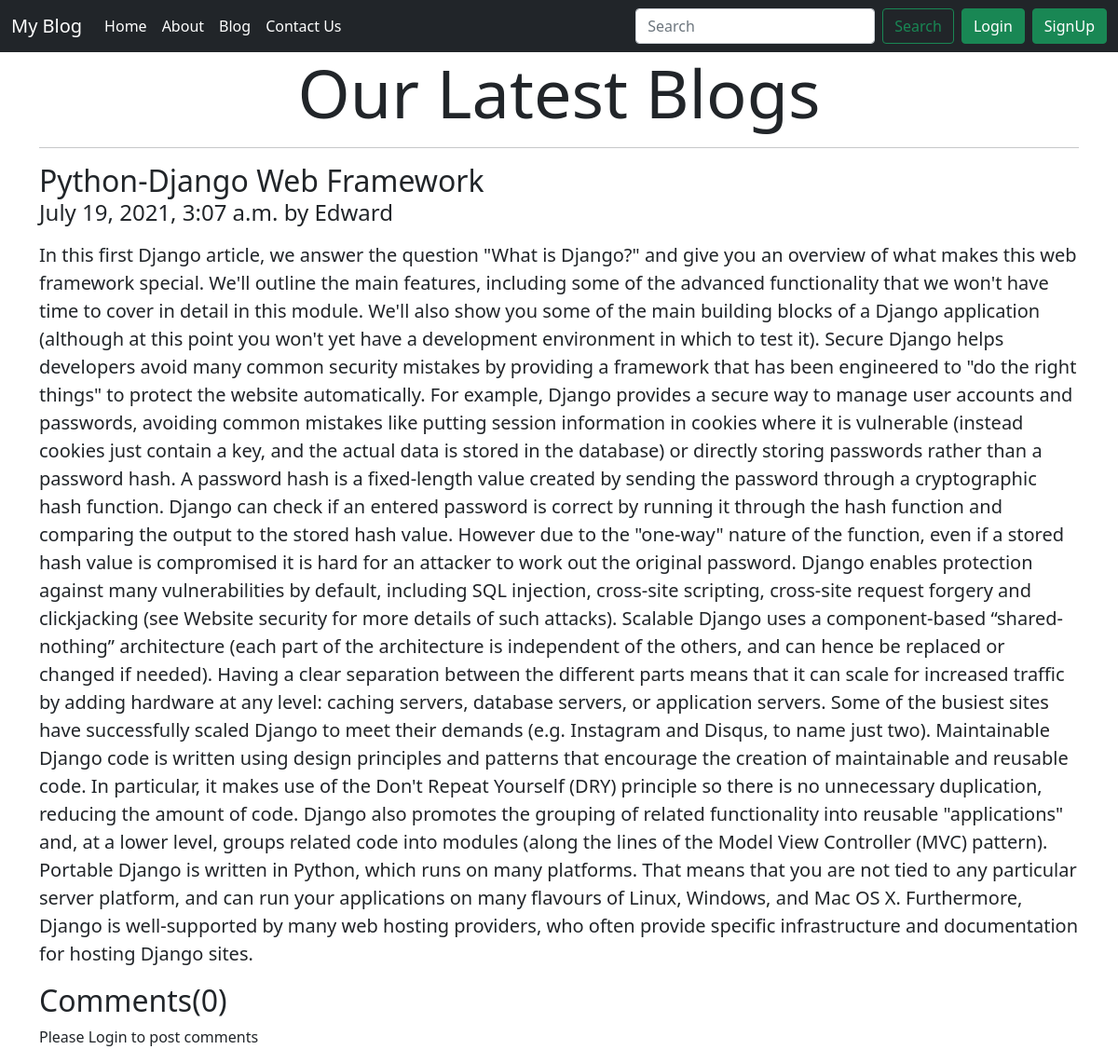
Page /blog/firstpost on the committed database.
### blog/models.py (models this page shows, shortened)
class Post(models.Model):
    title = models.CharField(max_length=30)
    author = models.CharField(max_length=300)
    desc = models.TextField()
    timestamp = models.DateTimeField(blank=True)
    slug = models.CharField(max_length=33)

### blog/views.py (the view)
# urls.py: path('blog/<str:slug>', views.blogpost, name="blogpost"),
def blogpost(request, slug ):
    post  = Post.objects.filter(slug=slug  ).first()
    comments = BlogComment.objects.filter(post=post, parent=None)
    replies = BlogComment.objects.filter(post=post).exclude(parent=None)
    replyDict={}
    for reply in replies:
        if reply.parent.sno not in replyDict.keys():
            replyDict[reply.parent.sno]=[reply]
        else:
            replyDict[reply.parent.sno].append(reply)
    return render(request,'blog/blogpost.html',{'post':post,'comments':comments,'user':request.user,'replyDict':replyDict })

### blog/templates/blog/blogpost.html (shortened to what this page needs)
{% extends 'blog/base.html' %}
{% block body %}
{% load static %}
{% load humanize %}
{% load getDict %}
<div class="container">
  <h1 class="display-2 text-center">Our Latest Blogs</h1>
  <hr class="featurette-divider">
  <div class="row featurette">
    <div class="col ">
      <h2 class="featurette-heading"> {{post.title}} <span>
          <h4>{{post.timestamp}} by {{post.author}}</h4>
        </span></h2> <p></p>
      <p class="lead">{{post.desc|safe }}</p>
    </div>
  </div>
</div>
<div class="container">
  <h2>Comments({{comments.count}})</h2>
  {% if user.is_authenticated %}
  <form action="/blog/postcomment " method="POST">
    {% csrf_token %}
    <div class="form-group">
      <input type="text" name="comment" id="" required class="form-control" placeholder="Enter your comment here."
        aria-describedby="helpId">
      <input type="text" name="postSno" hidden value="{{post.id}}" id="" class="form-control" placeholder="text"
        aria-describedby="helpId">
      <input type="text" hidden name="parentSno" hidden value="" id="" class="form-control" aria-describedby="helpId">
    </div>
    <div>
      <input type="submit" value="submit" id="" class="form-control" placeholder="" aria-describedby="helpId">
    </div>
  </form>
  {% else %}
  <p>Please Login to post comments</p>
  {% endif %}
</div>
{% endblock body %}

### rows in the picture
Post: title "Python-Django Web Framework", timestamp "July 19, 2021, 3:07 a.m.", author "Edward", desc "In this first Django article, we answer the question \"What is Django?\" and give you an overview of what makes this web framework special. We'll outline the main features, including some of the advanced functionality that we won't have time to cover in detail in this module. We'll also show you some of the main building blocks of a Django application (although at this point you won't yet have a development environment in which to test it). Secure Django helps developers avoid many common security mistakes by providing a framework that has been engineered to \"do the right things\" to protect the website automatically. For example, Django provides a secure way to manage user accounts and…"

### other values in the picture
{{ comments.count }} "0"
